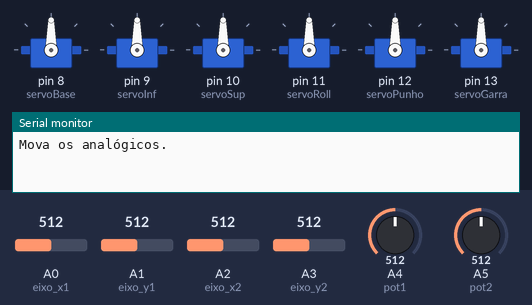
Bench run of a sketch on a simulated Arduino Uno, built with avr-gcc and run on an emulated ATmega328P. Shown: 6 × servo, the last lines printed to the serial monitor. Inputs (shaded band) come from the test bench; at power-on: A0 (eixo_x1) = 512, A1 (eixo_y1) = 512, A2 (eixo_x2) = 512, A3 (eixo_y2) = 512, A4 (pot1) = 512, A5 (pot2) = 512.

Above: at 1.2 s.
1.3 s: A0 (eixo_x1) set to 44
2.8 s: A0 (eixo_x1) set to 36
At 3.0 s:
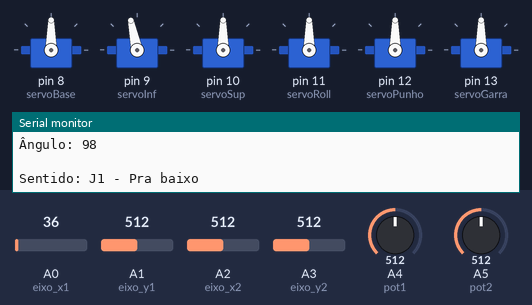
At 5.5 s:
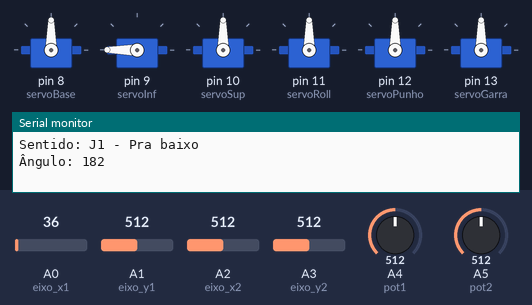
5.8 s: A1 (eixo_y1) set to 992
7.3 s: A1 (eixo_y1) set to 1016
At 9.4 s:
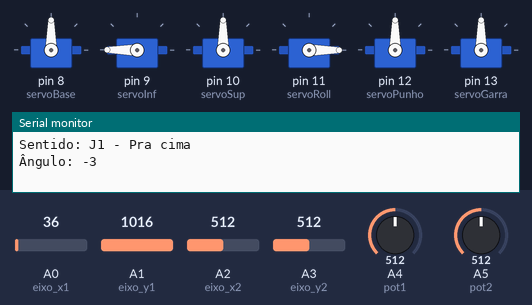
10.3 s: A2 (eixo_x2) set to 45
11.8 s: A2 (eixo_x2) set to 37
At 14.1 s:
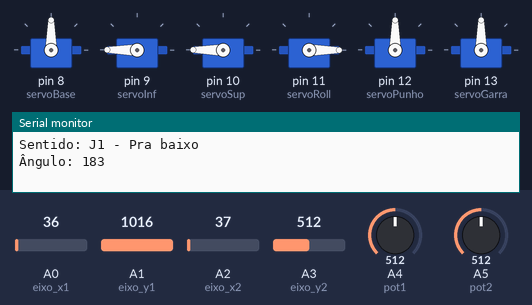
Timing chart, 0 to 15.6 s (numbered marks = the images above; inputs shaded):
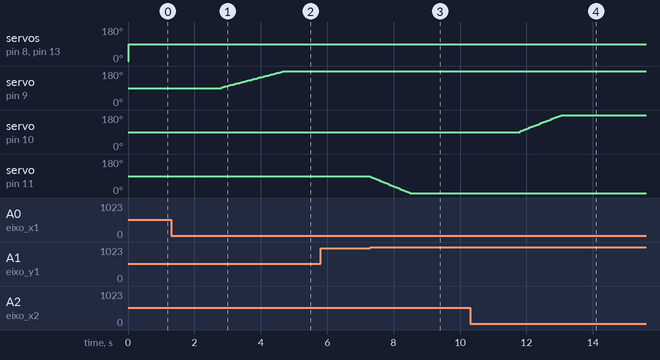

The sketch:

Braco_Novo_Joysticks.ino
```cpp
int eixo_x1= A0; int eixo_y1 = A1; int eixo_x2= A2; int eixo_y2 = A3; int pot1 = A4; int pot2 = A5;

int posBase = 0;
int posInf = 90;
int posSup = 90;
int posRoll = 90;
int posPunho = 90;
int posGarra = 0;

int vel1 = 3; int vel2 = 2; int vel3 = 3;
int vel4 = 3; int vel5 = 3; int vel6 = 3;

#include <Servo.h>       //Puxei a galeria de controle dos servos

Servo servoBase;Servo servoInf; Servo servoSup; Servo servoRoll; Servo servoPunho; Servo servoGarra;

void setup(){

    pinMode (eixo_x1, INPUT);       //Define o pino do eixo_x1 como uma entrada de sinal
    pinMode (eixo_y1, INPUT);       // E assim por diante
    pinMode (eixo_x2, INPUT);
    pinMode (eixo_y2, INPUT);

    servoBase.attach(8);
    servoInf.attach(9);
    servoSup.attach(10);
    servoRoll.attach(11);
    servoPunho.attach(12);
    servoGarra.attach(13);

    Serial.begin (9600);            //Inicia o monitor serial

    Serial.println("Mova os analógicos.");

}

void loop(){

    servoInf.write(posInf);
    servoSup.write(posSup);
    servoRoll.write(posRoll);
    servoPunho.write(posPunho);
    servoGarra.write(posGarra);
    servoBase.write(posBase);

    posBase = analogRead(pot1);
    posBase = map(posBase, 0, 1023, 0, 180);

    posGarra = analogRead(pot2);
    posGarra = map(posGarra, 0, 1023, 0, 180);

    delay(15);


         if (analogRead(eixo_x1)<= 40 and posInf<= 180 )          {

            posInf = posInf+vel2;

            Serial.print("Sentido: ");
            Serial.println ("J1 - Pra baixo");

            Serial.print("Ângulo: ");
            Serial.println (posInf);

            Serial.println (" ");

          }


         if (analogRead(eixo_x1)>= 1000 and posInf>= 0 ){

            posInf = posInf-vel2;

            Serial.print("Sentido: ");
            Serial.println ("J1 - Pra cima");

            Serial.print("Ângulo: ");
            Serial.println (posInf);

            Serial.println (" ");

          }

                   if (analogRead(eixo_x2)<= 40 and posSup<= 180 )          {

                    posSup = posSup+vel3;

                    Serial.print("Sentido: ");
                    Serial.println ("J1 - Pra baixo");

                    Serial.print("Ângulo: ");
                    Serial.println (posSup);

                    Serial.println (" ");

                  }


                 if (analogRead(eixo_x2)>= 1000 and posSup>= 0 ){

                    posSup = posSup-vel3;

                    Serial.print("Sentido: ");
                    Serial.println ("J1 - Pra cima");

                    Serial.print("Ângulo: ");
                    Serial.println (posSup);

                    Serial.println (" ");

                  }


                           if (analogRead(eixo_y1)<= 40 and posRoll<= 180 )          {

                            posRoll = posRoll+vel4;

                            Serial.print("Sentido: ");
                            Serial.println ("J1 - Pra baixo");

                            Serial.print("Ângulo: ");
                            Serial.println (posRoll);

                            Serial.println (" ");

                          }


                         if (analogRead(eixo_y1)>= 1000 and posRoll>= 0 ){

                            posRoll = posRoll-vel4;

                            Serial.print("Sentido: ");
                            Serial.println ("J1 - Pra cima");

                            Serial.print("Ângulo: ");
                            Serial.println (posRoll);

                            Serial.println (" ");

                          }


                         if (analogRead(eixo_y2)<= 40 and posPunho<= 180 ) {

                            posPunho = posPunho+vel4;

                            Serial.print("Sentido: ");
                            Serial.println ("J1 - Pra baixo");

                            Serial.print("Ângulo: ");
                            Serial.println (posRoll);

                            Serial.println (" ");

                          }


                         if (analogRead(eixo_y2)>= 1000 and posPunho>= 0 ){

                            posPunho = posPunho-vel4;

                            Serial.print("Sentido: ");
                            Serial.println ("J1 - Pra cima");

                            Serial.print("Ângulo: ");
                            Serial.println (posPunho);

                            Serial.println (" ");

                          }

}
```

Measured:
- the behaviour switches between 41 and 40 on A0 (eixo_x1) (found by bisection; images 0 and 1)
- the behaviour switches between 999 and 1000 on A1 (eixo_y1) (found by bisection; images 2 and 3)
- the behaviour switches between 41 and 40 on A2 (eixo_x2) (found by bisection; images 3 and 4)
- after the input at 1.3 s, every drawn part: stays the same
- after the input at 2.8 s, servo on pin 9 (servoInf): moves from 90° to 180° over 1.9 s, starting at once
- after the input at 5.8 s, every drawn part: stays the same
- after the input at 7.3 s, servo on pin 11 (servoRoll): moves from 90° to 0° over 1.2 s, starting at once
- after the input at 10.3 s, every drawn part: stays the same
- after the input at 11.8 s, servo on pin 10 (servoSup): moves from 90° to 180° over 1.2 s, starting at once
